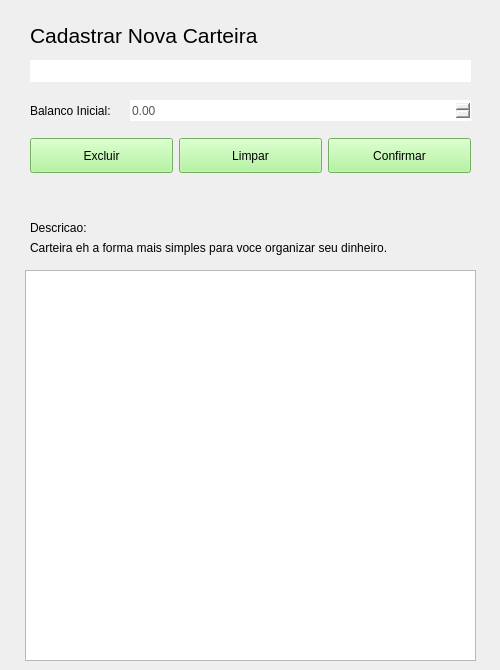
<?xml version="1.0" encoding="UTF-8"?>
<ui version="4.0">
 <class>WNewWallet</class>
 <widget class="QWidget" name="WNewWallet">
  <property name="geometry">
   <rect>
    <x>0</x>
    <y>0</y>
    <width>500</width>
    <height>670</height>
   </rect>
  </property>
  <property name="minimumSize">
   <size>
    <width>500</width>
    <height>670</height>
   </size>
  </property>
  <property name="maximumSize">
   <size>
    <width>500</width>
    <height>670</height>
   </size>
  </property>
  <property name="windowTitle">
   <string>Form</string>
  </property>
  <widget class="QLabel" name="Title">
   <property name="geometry">
    <rect>
     <x>30</x>
     <y>20</y>
     <width>271</width>
     <height>31</height>
    </rect>
   </property>
   <property name="styleSheet">
    <string notr="true">font: 16pt;</string>
   </property>
   <property name="text">
    <string>Cadastrar Nova Carteira</string>
   </property>
  </widget>
  <widget class="QLineEdit" name="Name">
   <property name="geometry">
    <rect>
     <x>30</x>
     <y>60</y>
     <width>441</width>
     <height>22</height>
    </rect>
   </property>
   <property name="styleSheet">
    <string notr="true">#Name
{
	color: #565656;
	border: none;
}</string>
   </property>
   <property name="text">
    <string/>
   </property>
  </widget>
  <widget class="QDoubleSpinBox" name="Balance">
   <property name="geometry">
    <rect>
     <x>130</x>
     <y>100</y>
     <width>341</width>
     <height>21</height>
    </rect>
   </property>
   <property name="styleSheet">
    <string notr="true">#Balance
{
	color: #565656;
	border: none;
}</string>
   </property>
   <property name="maximum">
    <double>1000000000000000049861653971908893017010268485438462151574892930611988399099305815384459015356416.000000000000000</double>
   </property>
  </widget>
  <widget class="QLabel" name="Description">
   <property name="geometry">
    <rect>
     <x>30</x>
     <y>220</y>
     <width>441</width>
     <height>16</height>
    </rect>
   </property>
   <property name="text">
    <string>Descricao:</string>
   </property>
  </widget>
  <widget class="QLabel" name="Description_2">
   <property name="geometry">
    <rect>
     <x>30</x>
     <y>240</y>
     <width>441</width>
     <height>16</height>
    </rect>
   </property>
   <property name="text">
    <string>Carteira eh a forma mais simples para voce organizar seu dinheiro.</string>
   </property>
  </widget>
  <widget class="QLabel" name="DescBalance">
   <property name="geometry">
    <rect>
     <x>30</x>
     <y>100</y>
     <width>91</width>
     <height>21</height>
    </rect>
   </property>
   <property name="text">
    <string>Balanco Inicial:</string>
   </property>
  </widget>
  <widget class="QLabel" name="Msg">
   <property name="geometry">
    <rect>
     <x>30</x>
     <y>190</y>
     <width>441</width>
     <height>16</height>
    </rect>
   </property>
   <property name="styleSheet">
    <string notr="true">#Erro
{
	color: red;
}</string>
   </property>
   <property name="text">
    <string/>
   </property>
  </widget>
  <widget class="QWidget" name="widget" native="true">
   <property name="geometry">
    <rect>
     <x>30</x>
     <y>130</y>
     <width>441</width>
     <height>51</height>
    </rect>
   </property>
   <layout class="QHBoxLayout" name="horizontalLayout">
    <item>
     <widget class="QPushButton" name="Delete">
      <property name="minimumSize">
       <size>
        <width>0</width>
        <height>35</height>
       </size>
      </property>
      <property name="maximumSize">
       <size>
        <width>16777215</width>
        <height>35</height>
       </size>
      </property>
      <property name="sizeIncrement">
       <size>
        <width>0</width>
        <height>35</height>
       </size>
      </property>
      <property name="baseSize">
       <size>
        <width>0</width>
        <height>35</height>
       </size>
      </property>
      <property name="styleSheet">
       <string notr="true">    background-color: #a3f48a;
    color: black;
    font-size: 12px;</string>
      </property>
      <property name="text">
       <string>Excluir</string>
      </property>
     </widget>
    </item>
    <item>
     <widget class="QPushButton" name="Clean">
      <property name="minimumSize">
       <size>
        <width>0</width>
        <height>35</height>
       </size>
      </property>
      <property name="maximumSize">
       <size>
        <width>16777215</width>
        <height>35</height>
       </size>
      </property>
      <property name="sizeIncrement">
       <size>
        <width>0</width>
        <height>35</height>
       </size>
      </property>
      <property name="baseSize">
       <size>
        <width>0</width>
        <height>35</height>
       </size>
      </property>
      <property name="styleSheet">
       <string notr="true">#Clean
{
    background-color: #a3f48a;
    color: black;
    font-size: 12px;
}</string>
      </property>
      <property name="text">
       <string>Limpar</string>
      </property>
     </widget>
    </item>
    <item>
     <widget class="QPushButton" name="Confirm">
      <property name="minimumSize">
       <size>
        <width>0</width>
        <height>35</height>
       </size>
      </property>
      <property name="maximumSize">
       <size>
        <width>16777215</width>
        <height>35</height>
       </size>
      </property>
      <property name="sizeIncrement">
       <size>
        <width>0</width>
        <height>35</height>
       </size>
      </property>
      <property name="baseSize">
       <size>
        <width>0</width>
        <height>35</height>
       </size>
      </property>
      <property name="styleSheet">
       <string notr="true">#Confirm
{
    background-color: #a3f48a;
    color: black;
    font-size: 12px;
}</string>
      </property>
      <property name="text">
       <string>Confirmar</string>
      </property>
     </widget>
    </item>
   </layout>
  </widget>
  <widget class="QTableWidget" name="WalletTable">
   <property name="geometry">
    <rect>
     <x>25</x>
     <y>270</y>
     <width>451</width>
     <height>391</height>
    </rect>
   </property>
  </widget>
 </widget>
 <resources/>
 <connections/>
</ui>
